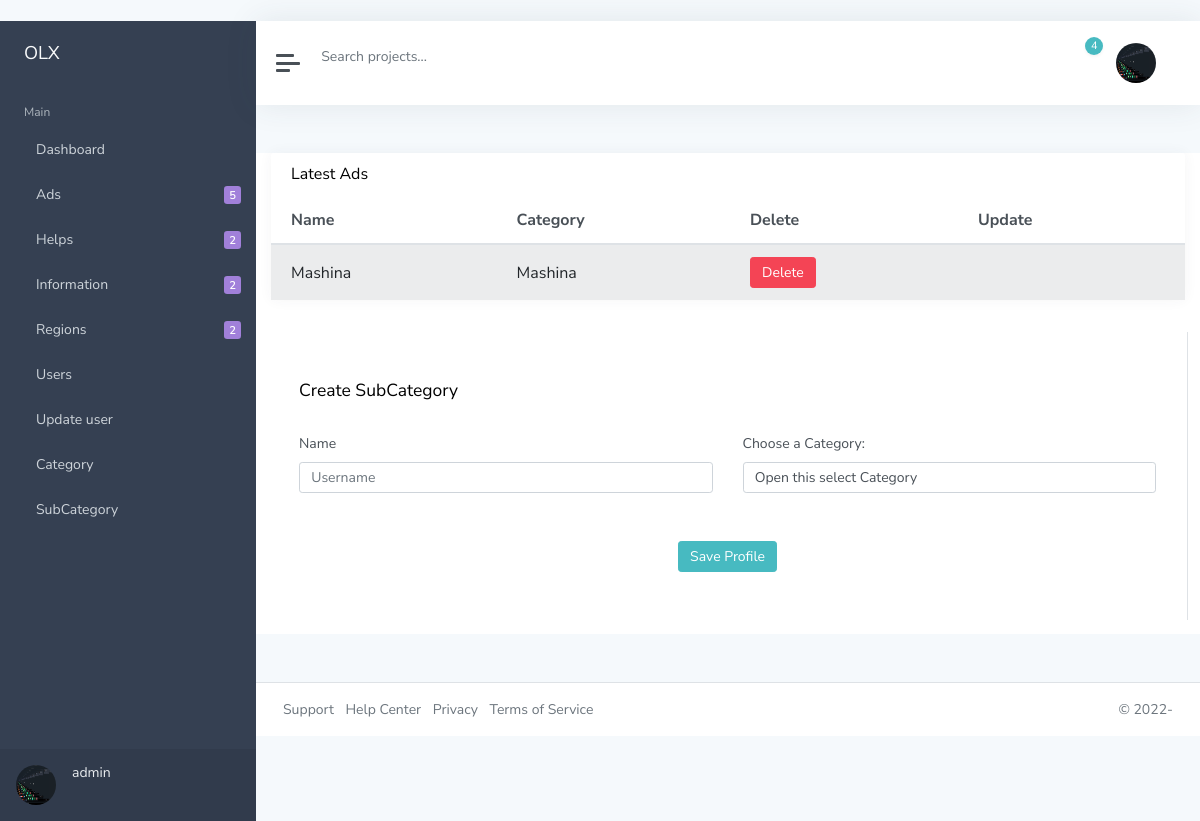
/subcategory/ (signed in), run on the app's committed database.
### main/models.py (models this page shows)
class User(AbstractUser):
    STATUS = (
        (1, 'admin'),  # admin
        (2, 'users'),  # user
    )
    type = models.IntegerField(choices=STATUS, default=2)
    image = models.ImageField(upload_to='user/', null=True, blank=True)
    phone = models.CharField(max_length=225, null=True, blank=True)

class Subcategory(models.Model):
    name = models.CharField(max_length=255)
    category = models.ForeignKey(Category, on_delete=models.CASCADE)

class Category(models.Model):
    name = models.CharField(max_length=255)
    photo = models.ImageField(upload_to='category/')

### main/views.py (the view, shortened to what this page needs)
# urls.py: path('subcategory/', SubCategory, name='subcategory'),
@login_required(login_url=login)
def SubCategory(request):
    if request.method == 'GET':
        context = {
            'subcategory': Subcategory.objects.all(),
            'category': Category.objects.all()
        }
        return render(request, 'subcategory.html', context)

### templates/subcategory.html (shortened to what this page needs)
﻿{% extends 'base.html' %}
{%load static%}
{% block content %}
<div class="container col-12  bg-white mt-5 mb-5">
    <div class="row">
        <div class="col-12 col-lg-6 col-xl-12 d-flex">
							<div class="card flex-fill">
								<div class="card-header">
									<h5 class="card-title mb-0">Latest Ads</h5>
								</div>
								<table id="datatables-dashboard-projects" class="table table-striped my-0">
									<thead>
										<tr>
											<th class="d-none d-md-table-cell">Name</th>
											<th class="d-none d-md-table-cell">Category</th>
											<th class="d-none d-md-table-cell">Delete</th>
											<th class="d-none d-md-table-cell">Update</th>
										</tr>
									</thead>
									<tbody>
									{%for i in subcategory%}
										<tr>
											<td class="d-none d-md-table-cell">{{i.name}}</td>
											<td class="d-none d-md-table-cell">{{i.category.name}}</td>
											<td><button type="button" class="btn btn-danger" data-toggle="modal" data-target="#defaultModalDanger">
												Delete
											  </button>
																	  </td>
											<td class="d-none d-md-table-cell"><a href="{% url 'single_subcategory' i.id%}"></a></td>
										</tr>
									{% endfor %}
									</tbody>
								</table>
							</div>
						</div>
        <form action="{%url 'subcategory'%}" method="post"  enctype="multipart/form-data">
            <div class="col-md-12 border-right">
            <div class="p-3 py-5">
                <div class="d-flex justify-content-between align-items-center mb-3">
                    <h4 class="text-right">Create SubCategory</h4>
                </div>
                <div class="row mt-4">
					<div class="col-md-6"><label class="labels">Name</label><input type="text" name="name" class="form-control" placeholder="Username" value=""></div>
					<div class="col-md-6">
						<label for="category">Choose a Category:</label>
						<select class="form-control"  id="category" name="category" class="form-select form-select-lg mb-3" aria-label=".form-select-lg example">
						  	<option value="" selected>Open this select Category</option>
						</select>
					</div>
				</div>
                <div class="mt-5 text-center"><button class="btn btn-primary profile-button" type="sumbit">Save Profile</button></div>
            </div>
        </div>
        </form>
    </div>
</div>
{% endblock content %}

### templates/base.html (shortened to what this page needs)
{% load static %}
<!DOCTYPE html>
<html lang="en">
<head>
<link href="https://cdn.jsdelivr.net/npm/bootstrap@5.2.2/dist/css/bootstrap.min.css" rel="stylesheet">
	<link href="{% static 'css/classic.css'%}" rel="stylesheet">
</head>
<body>
	<div class="wrapper">
		<nav id="sidebar" class="sidebar">
			<div class="sidebar-content ">
				<a class="sidebar-brand" href="{% url 'dashboard' %}">
          <span class="align-middle">OLX</span>
        </a>
				<ul class="sidebar-nav">
					<li class="sidebar-header">
						Main
					</li>
                    {% if request.path == "/" %}
					<li class="sidebar-item active">
						<a href="{% url 'dashboard' %}" class="sidebar-link ">
                        <i class="align-middle" data-feather="pie-chart"></i> <span class="align-middle">Dashboard</span>
                        </a>
					</li>
                    {% else %}
                    <li class="sidebar-item">
						<a href="{% url 'dashboard' %}" class="sidebar-link ">
                         <span class="align-middle">Dashboard</span>
                        </a>
					</li>
                    {% endif %}
                    <li class="sidebar-item">
						<a href="#auth" data-toggle="collapse" class="sidebar-link collapsed">
               <span class="align-middle">Ads</span>
              <span class="sidebar-badge badge badge-secondary">5</span>
            </a>
					</li>
					<li class="sidebar-item">
						<a href="#authx" data-toggle="collapse" class="sidebar-link collapsed">
               <span class="align-middle">Helps</span>
              <span class="sidebar-badge badge badge-secondary">2</span>
            </a>
					</li>
					<li class="sidebar-item">
						<a href="#auths" data-toggle="collapse" class="sidebar-link collapsed">
               <span class="align-middle">Information</span>
              <span class="sidebar-badge badge badge-secondary">2</span>
            </a>
					</li>
					<li class="sidebar-item">
						<a href="#aut" data-toggle="collapse" class="sidebar-link collapsed">
               <span class="align-middle">Regions</span>
              <span class="sidebar-badge badge badge-secondary">2</span>
            </a>
					</li>
                     <li class="sidebar-item">
						<a href="{% url 'users' %}" class="sidebar-link ">
                         <span class="align-middle">Users</span>
                        </a>
					</li>
					<li class="sidebar-item">
						<a href="{% url 'reset' %}" class="sidebar-link ">
                         <span class="align-middle">Update user</span>
                        </a>
					</li>
					<li class="sidebar-item">
						<a href="{% url 'category' %}" class="sidebar-link ">
                         <span class="align-middle">Category</span>
                        </a>
					</li>
					<li class="sidebar-item">
						<a href="{% url 'subcategory' %}" class="sidebar-link ">
                         <span class="align-middle">SubCategory</span>
                        </a>
					</li>
				</ul>
				<div class="sidebar-bottom d-none d-lg-block">
					<div class="media">
						{%if user.image%}
						<img class="rounded-circle mr-3" src="{{user.image.url 	}}" alt="Chris Wood" width="40" height="40">
						{%else%}
						<i class="align-middle" data-feather="user"></i> <span class="align-middle"></span>
						{%endif%}
						<div class="media-body">
							<h5 class="mb-1">{{user.username}}</h5>
						</div>
					</div>
				</div>
			</div>
		</nav>
		<div class="main">
			<nav class="navbar navbar-expand navbar-light bg-white">
				<a class="sidebar-toggle d-flex mr-2">
          <i class="hamburger align-self-center"></i>
        </a>
				<form class="form-inline d-none d-sm-inline-block">
					<input class="form-control form-control-no-border mr-sm-2" type="text" placeholder="Search projects..." aria-label="Search">
				</form>
				<div class="navbar-collapse collapse">
					<ul class="navbar-nav ml-auto">
						<li class="nav-item dropdown">
							<a class="nav-icon dropdown-toggle" href="#" id="messagesDropdown" data-toggle="dropdown">
								<div class="position-relative">
									<span class="indicator">4</span>
								</div>
							</a>
						</li>
						<li class="nav-item dropdown">
							<a class="nav-link d-none d-sm-inline-block" href="#" data-toggle="dropdown">
                                {%if user.image%}
								<img class="rounded-circle mr-3" src="{{user.image.url 	}}" alt="Chris Wood" width="40" height="40">
								{%else%}
								<i class="align-middle" data-feather="user"></i> <span class="align-middle"></span>
								{%endif%}
                            </a>
						</li>
					</ul>
				</div>
			</nav>
			{% block content %}
            {% endblock %}
			<footer class="footer">
				<div class="container-fluid">
					<div class="row text-muted">
						<div class="col-6 text-left">
							<ul class="list-inline">
								<li class="list-inline-item">
									<a class="text-muted" href="#">Support</a>
								</li>
								<li class="list-inline-item">
									<a class="text-muted" href="#">Help Center</a>
								</li>
								<li class="list-inline-item">
									<a class="text-muted" href="#">Privacy</a>
								</li>
								<li class="list-inline-item">
									<a class="text-muted" href="#">Terms of Service</a>
								</li>
							</ul>
						</div>
						<div class="col-6 text-right">
							<p class="mb-0">
								&copy; 2022- <a href="{% url 'dashboard' %}" class="text-muted">{{info.name}}</a>
							</p>
						</div>
					</div>
				</div>
			</footer>
		</div>
	</div>
</body>
</html>

### templates/base.html (style rules this page uses)
body { opacity: 0; }

### data on the page
User: image (picture), username "admin"
Subcategory: name "Mashina", category.name "Mashina"
